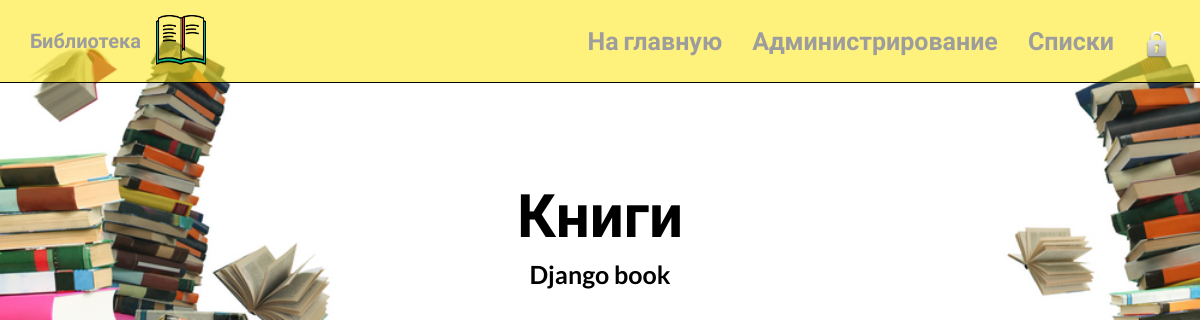
Before: /list_books/ with the older database file.
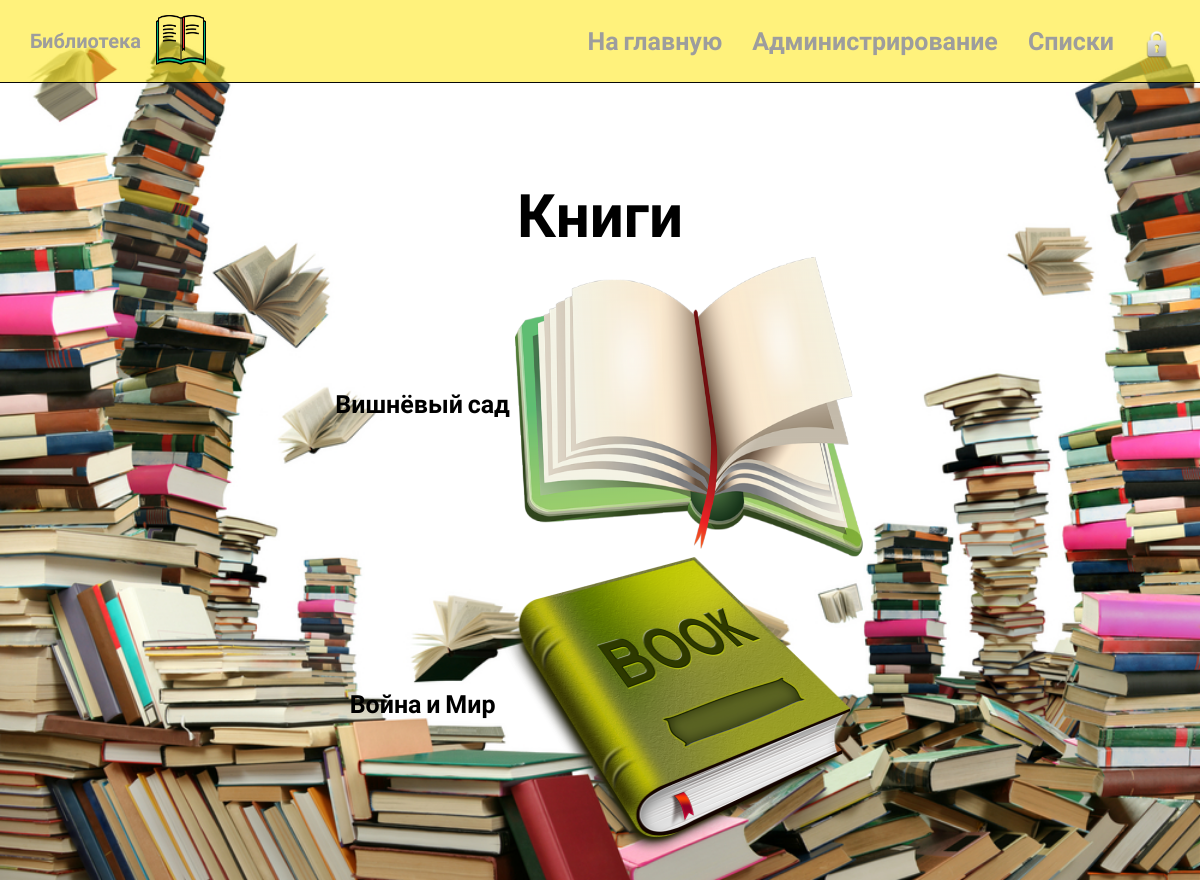
After: the same page with the newer database file.
### my_app/models.py (models this page shows, shortened)
class Book(models.Model):
        id_book = models.AutoField(primary_key=True)
        name_book = models.CharField(max_length=100, verbose_name='Название книги')
        genre_book = models.CharField(max_length=50, default='Жанр неизвестен', verbose_name='Жанр')
        photo = models.ImageField(null=True, blank=True, default='no-image.png', verbose_name='Фото')
        writer_book = models.CharField(max_length=100, verbose_name='Автор')
        year_book = models.IntegerField(verbose_name='Год создания')
        users = models.ManyToManyField(User, through='Issuance', through_fields=('book_name', 'username'))

### my_app/views.py (the view)
# urls.py: url(r'^list_books/', ListBookView.as_view(), name='list_books_url'),
class ListBookView(ListView):
    model = Book
    template_name = 'list_books.html'
    paginate_by = 2

### templates/list_books.html
{% extends 'base.html' %}
{% block body1 %}
<div id="header1">
        <div class="container">
            <div class="row centered">
                <div class="col-lg-8 col-lg-offset-2">
                    <h1 style="font-size: 60px"><br>Книги<br></h1>
                {% for Book in object_list %}
                    <div class="infinite-container">
                    <div class="infinite-item">
                    <tr>
                        <td> <a href="{% url 'book_id_url' Book.id_book%}">{{Book.name_book}} </a></td>
                        {% if Book.photo %}
                        <td><img src="{{Book.photo.url}}" width="350" height="300"></td>
                        {% endif %}
                    </tr>
                    </div>
                    </div>
                {% endfor %}
                </div>
            </div>
        </div>
</div>
{% endblock %}

### templates/base.html (shortened to what this page needs)
<!DOCTYPE html>
<html lang="en">
<head>
    {% load static %}
    <link rel="stylesheet" href="{% static 'Bootstrap/css/bootstrap.css' %}">
    <link rel="stylesheet" href="{% static 'Bootstrap/css/font-awesome.min.css' %}">
    <link type="text/css" rel="stylesheet" href="{% static 'Bootstrap/css/main.css' %}">
</head>
<body>
    <div class="navbar navbar-inverse navbar-fixed-top">
        <div class="container">
            <div class="navbar-header">
                <p1><img src="{% static "images/icon.png" %}" width="50" height="50"/></p1>
                <a class="navbar-brand" href="#">Библиотека</a>
            </div>
            <div class="navbar-collapse collapse">
                <ul class="nav navbar-nav navbar-right">
                    <li><a href="{% url 'main_url' %}">На главную </a></li>
                    <li><a href="/admin/">Администрирование </a></li>
                    <li><a href="{% url 'db_url' %}">Списки</a></li>
                    <li>
                        <div class="dropdown">
                            <button class="dropdown-toggle" data-toggle="dropdown">
                                <img src="{% static "images/login.png" %}" width="30" height="30" alt=""/>
                            </button>
                        </div>
                    </li>
                </ul>
            </div>
        </div>
    </div>
    {% block body1 %}{% endblock %}
</body>
</html>

Changed rows visible on the page:
removed Book: name_book "Django book"
added Book: name_book "Вишнёвый сад", photo (picture)
added Book: name_book "Война и Мир", photo (picture)
